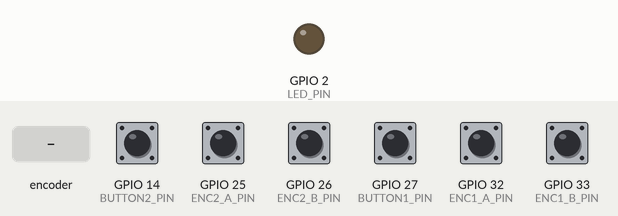
Recording of a sketch running on a simulated ESP32. Parts: output pins drawn as LEDs (lit = HIGH). The test bench sets the inputs (shaded band); at power-on: GPIO 14 (BUTTON2_PIN), GPIO 25 (ENC2_A_PIN), GPIO 26 (ENC2_B_PIN), GPIO 27 (BUTTON1_PIN), GPIO 32 (ENC1_A_PIN), GPIO 33 (ENC1_B_PIN) HIGH. Nothing arrives over Bluetooth unless stated; a phone connects over Bluetooth LE 3 s after start; what the sketch prints to the serial monitor is not drawn.

Above: at 1.2 s.
1.3 s: rotary encoder on GPIO 25 (ENC2_A_PIN) / GPIO 33 (ENC1_B_PIN) turned 1 step (first pin leading)
At 4.2 s:
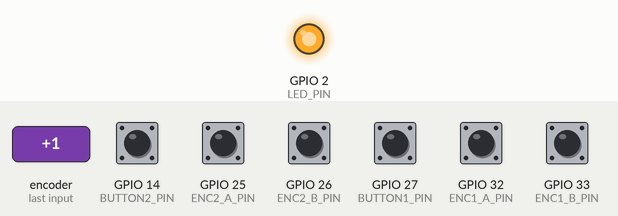
4.5 s: GPIO 14 (BUTTON2_PIN) pulled LOW for 0.15 s
6.1 s: GPIO 27 (BUTTON1_PIN) pulled LOW for 0.15 s
7.7 s: GPIO 32 (ENC1_A_PIN) pulled LOW for 0.15 s
9.3 s: rotary encoder on GPIO 25 (ENC2_A_PIN) / GPIO 33 (ENC1_B_PIN) turned 1 step (first pin leading)
Timing chart, 0 to 12.0 s (numbered marks = the images above; inputs shaded):
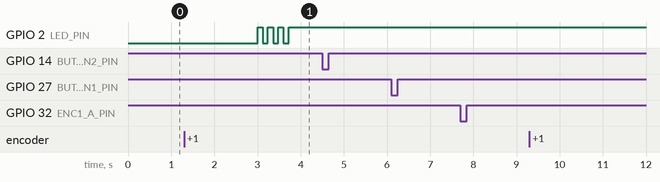

Measured:
- after the input at 4.5 s, every drawn part: stays the same
- after the input at 6.1 s, every drawn part: stays the same
- after the input at 7.7 s, every drawn part: stays the same
- after the input at 9.3 s, every drawn part: stays the same
- by itself, GPIO 2 (LED_PIN): alternates HIGH for 0.12 s and LOW for 0.12 s, 7 changes in all, then stays HIGH

The sketch:

twitter_radio_remote.ino
```cpp
// Twitter Radio Remote — ESP32 BLE peripheral with 2 rotary encoders + 2 buttons.
//
// Signals sent to the phone app (as BLE notifications, plain ASCII):
//   Dial 1 turn (either way)  -> "SKIP"
//   Dial 2 clockwise          -> "VOLUME_UP"
//   Dial 2 counter-clockwise  -> "VOLUME_DOWN"
//   Button 1                  -> "EXPAND"
//   Button 2                  -> "NEXT_TOPIC"
//
// The remote is optional: the phone app works fully without it.
// Test mode: with no BLE client connected, signals print to Serial (115200)
// so you can verify the wiring with just a USB cable.
//
// Library: install "NimBLE-Arduino" from the Arduino Library Manager.

#include <NimBLEDevice.h>

// ---------- BLE identity (must match the app's settings) ----------
static const char* DEVICE_NAME         = "TwitterRadioRemote";
static const char* SERVICE_UUID        = "7a0b1000-b5a3-4a1c-9e0f-2b3c4d5e6f70";
static const char* CHARACTERISTIC_UUID = "7a0b1001-b5a3-4a1c-9e0f-2b3c4d5e6f70";

// ---------- Pins (change to match your wiring) ----------
static const int ENC1_A_PIN   = 32;  // dial 1: SKIP
static const int ENC1_B_PIN   = 33;
static const int ENC2_A_PIN   = 25;  // dial 2: volume
static const int ENC2_B_PIN   = 26;
static const int BUTTON1_PIN  = 27;  // EXPAND (to GND, uses internal pullup)
static const int BUTTON2_PIN  = 14;  // NEXT_TOPIC (to GND, uses internal pullup)
static const int LED_PIN      = 2;   // onboard LED on most dev boards

static const unsigned long BUTTON_DEBOUNCE_MS  = 50;
static const unsigned long ENCODER_DEBOUNCE_MS = 5;
static const unsigned long DIAL_REPEAT_MS      = 150; // min gap between dial signals

NimBLEServer* bleServer = nullptr;
NimBLECharacteristic* signalChar = nullptr;
volatile bool clientConnected = false;

class ServerCallbacks : public NimBLEServerCallbacks {
  void onConnect(NimBLEServer* server, NimBLEConnInfo& info) override {
    clientConnected = true;
    Serial.println("[ble] client connected");
    // Blink LED to confirm connection, then leave it on.
    for (int i = 0; i < 3; i++) {
      digitalWrite(LED_PIN, HIGH); delay(120);
      digitalWrite(LED_PIN, LOW);  delay(120);
    }
    digitalWrite(LED_PIN, HIGH);
  }
  void onDisconnect(NimBLEServer* server, NimBLEConnInfo& info, int reason) override {
    clientConnected = false;
    digitalWrite(LED_PIN, LOW);
    Serial.println("[ble] client disconnected, advertising again");
    NimBLEDevice::startAdvertising();
  }
};

void sendSignal(const char* signal) {
  if (clientConnected && signalChar != nullptr) {
    signalChar->setValue((const uint8_t*)signal, strlen(signal));
    signalChar->notify();
    Serial.printf("[ble] sent: %s\n", signal);
  } else {
    // Serial test mode: no phone connected, just print.
    Serial.printf("[test] %s\n", signal);
  }
}

// ---------- Debounced encoder / button state ----------
struct Encoder {
  int pinA, pinB;
  int lastA = HIGH;
  unsigned long lastEdgeMs = 0;
  unsigned long lastSignalMs = 0;
};
struct Button {
  int pin;
  int lastStable = HIGH;
  int lastRead = HIGH;
  unsigned long lastChangeMs = 0;
};

Encoder enc1 = { ENC1_A_PIN, ENC1_B_PIN };
Encoder enc2 = { ENC2_A_PIN, ENC2_B_PIN };
Button  btn1 = { BUTTON1_PIN };
Button  btn2 = { BUTTON2_PIN };

// Returns +1 (clockwise), -1 (counter-clockwise), or 0. Reads on falling edge
// of A; B's level at that moment gives the direction.
int readEncoder(Encoder& enc) {
  int a = digitalRead(enc.pinA);
  int result = 0;
  unsigned long now = millis();
  if (a != enc.lastA && (now - enc.lastEdgeMs) > ENCODER_DEBOUNCE_MS) {
    enc.lastEdgeMs = now;
    if (a == LOW && (now - enc.lastSignalMs) > DIAL_REPEAT_MS) {
      enc.lastSignalMs = now;
      result = (digitalRead(enc.pinB) == HIGH) ? 1 : -1;
    }
  }
  enc.lastA = a;
  return result;
}

// Returns true once per press (on the debounced falling edge).
bool readButton(Button& btn) {
  int reading = digitalRead(btn.pin);
  unsigned long now = millis();
  if (reading != btn.lastRead) {
    btn.lastChangeMs = now;
    btn.lastRead = reading;
  }
  if ((now - btn.lastChangeMs) > BUTTON_DEBOUNCE_MS && reading != btn.lastStable) {
    btn.lastStable = reading;
    if (reading == LOW) return true;
  }
  return false;
}

void setup() {
  Serial.begin(115200);
  pinMode(ENC1_A_PIN, INPUT_PULLUP);
  pinMode(ENC1_B_PIN, INPUT_PULLUP);
  pinMode(ENC2_A_PIN, INPUT_PULLUP);
  pinMode(ENC2_B_PIN, INPUT_PULLUP);
  pinMode(BUTTON1_PIN, INPUT_PULLUP);
  pinMode(BUTTON2_PIN, INPUT_PULLUP);
  pinMode(LED_PIN, OUTPUT);
  digitalWrite(LED_PIN, LOW);

  NimBLEDevice::init(DEVICE_NAME);
  bleServer = NimBLEDevice::createServer();
  bleServer->setCallbacks(new ServerCallbacks());

  NimBLEService* service = bleServer->createService(SERVICE_UUID);
  signalChar = service->createCharacteristic(
      CHARACTERISTIC_UUID,
      NIMBLE_PROPERTY::READ | NIMBLE_PROPERTY::NOTIFY);
  service->start();

  NimBLEAdvertising* adv = NimBLEDevice::getAdvertising();
  adv->addServiceUUID(SERVICE_UUID);
  adv->setName(DEVICE_NAME);
  adv->start();

  Serial.println("Twitter Radio Remote ready.");
  Serial.println("No BLE client connected yet — signals will print here (test mode).");
}

void loop() {
  if (readEncoder(enc1) != 0) sendSignal("SKIP");

  int dir = readEncoder(enc2);
  if (dir > 0) sendSignal("VOLUME_UP");
  if (dir < 0) sendSignal("VOLUME_DOWN");

  if (readButton(btn1)) sendSignal("EXPAND");
  if (readButton(btn2)) sendSignal("NEXT_TOPIC");

  delay(1); // keep the loop tight for encoder polling
}
```
